Frame 1 (no input): blank canvas, image omitted
Frame 60 (the mouse pressed at the canvas centre just before this capture): blank canvas, image omitted
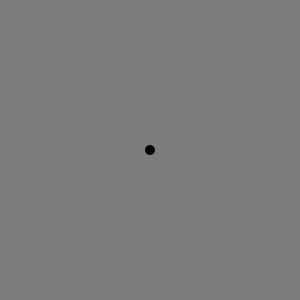
Frame 120 (the mouse held since frame 60 and released just before this capture)

The Processing sketch whose frames 1 and 60 were blank and that drew this single picture after the mouse press (run headless with seeded random() and noise(); from frame 60 on, the mouse is pressed at the canvas centre):

// Processing sketch: booleanDoubleArrayTest
// ── booleanDoubleArrayTest.pde
boolean[][] pix;

void setup(){
  size(300, 300);
  
  pix = new boolean[width][height];
  
  for( int i = 0; i < width; i++ ){
    for( int j = 0; j < height; j++ ){
      if(random(2)<1) pix[i][j] = true;
      else pix[i][j] = false;
    }
  }
}

void draw(){
  background(125);
  if(pix[mouseX][mouseY]) fill(255);
  else fill(0);
  noStroke();
  ellipse(mouseX, mouseY, 10, 10);
}
